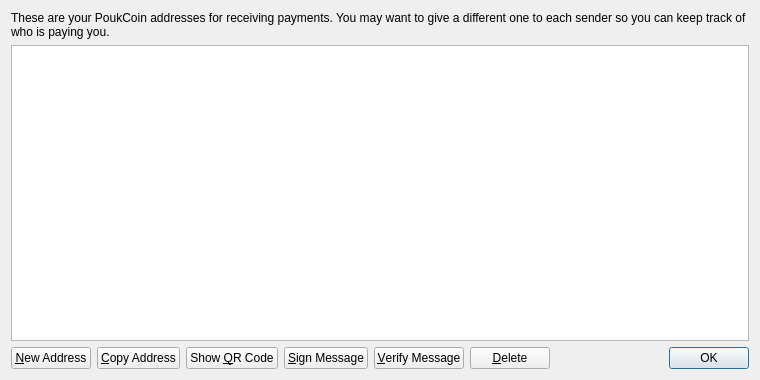
<?xml version="1.0" encoding="UTF-8"?>
<ui version="4.0">
 <class>AddressBookPage</class>
 <widget class="QWidget" name="AddressBookPage">
  <property name="geometry">
   <rect>
    <x>0</x>
    <y>0</y>
    <width>760</width>
    <height>380</height>
   </rect>
  </property>
  <property name="windowTitle">
   <string>Address Book</string>
  </property>
  <layout class="QVBoxLayout" name="verticalLayout">
   <item>
    <widget class="QLabel" name="labelExplanation">
     <property name="text">
      <string>These are your PoukCoin addresses for receiving payments. You may want to give a different one to each sender so you can keep track of who is paying you.</string>
     </property>
     <property name="textFormat">
      <enum>Qt::PlainText</enum>
     </property>
     <property name="wordWrap">
      <bool>true</bool>
     </property>
    </widget>
   </item>
   <item>
    <widget class="QTableView" name="tableView">
     <property name="contextMenuPolicy">
      <enum>Qt::CustomContextMenu</enum>
     </property>
     <property name="toolTip">
      <string>Double-click to edit address or label</string>
     </property>
     <property name="tabKeyNavigation">
      <bool>false</bool>
     </property>
     <property name="alternatingRowColors">
      <bool>true</bool>
     </property>
     <property name="selectionMode">
      <enum>QAbstractItemView::SingleSelection</enum>
     </property>
     <property name="selectionBehavior">
      <enum>QAbstractItemView::SelectRows</enum>
     </property>
     <property name="sortingEnabled">
      <bool>true</bool>
     </property>
     <attribute name="verticalHeaderVisible">
      <bool>false</bool>
     </attribute>
    </widget>
   </item>
   <item>
    <layout class="QHBoxLayout" name="horizontalLayout">
     <item>
      <widget class="QPushButton" name="newAddressButton">
       <property name="toolTip">
        <string>Create a new address</string>
       </property>
       <property name="text">
        <string>&amp;New Address</string>
       </property>
       <property name="icon">
        <iconset resource="../bitcoin.qrc">
         <normaloff>:/icons/add</normaloff>:/icons/add</iconset>
       </property>
      </widget>
     </item>
     <item>
      <widget class="QPushButton" name="copyToClipboard">
       <property name="toolTip">
        <string>Copy the currently selected address to the system clipboard</string>
       </property>
       <property name="text">
        <string>&amp;Copy Address</string>
       </property>
       <property name="icon">
        <iconset resource="../bitcoin.qrc">
         <normaloff>:/icons/editcopy</normaloff>:/icons/editcopy</iconset>
       </property>
      </widget>
     </item>
     <item>
      <widget class="QPushButton" name="showQRCode">
       <property name="text">
        <string>Show &amp;QR Code</string>
       </property>
       <property name="icon">
        <iconset resource="../bitcoin.qrc">
         <normaloff>:/icons/qrcode</normaloff>:/icons/qrcode</iconset>
       </property>
      </widget>
     </item>
     <item>
      <widget class="QPushButton" name="signMessage">
       <property name="toolTip">
        <string>Sign a message to prove you own a Bitcoin address</string>
       </property>
       <property name="text">
        <string>&amp;Sign Message</string>
       </property>
       <property name="icon">
        <iconset resource="../bitcoin.qrc">
         <normaloff>:/icons/edit</normaloff>:/icons/edit</iconset>
       </property>
      </widget>
     </item>
     <item>
      <widget class="QPushButton" name="verifyMessage">
       <property name="toolTip">
        <string>Verify a message to ensure it was signed with a specified Bitcoin address</string>
       </property>
       <property name="text">
        <string>&amp;Verify Message</string>
       </property>
       <property name="icon">
        <iconset resource="../bitcoin.qrc">
         <normaloff>:/icons/transaction_0</normaloff>:/icons/transaction_0</iconset>
       </property>
      </widget>
     </item>
     <item>
      <widget class="QPushButton" name="deleteButton">
       <property name="toolTip">
        <string>Delete the currently selected address from the list. Only sending addresses can be deleted.</string>
       </property>
       <property name="text">
        <string>&amp;Delete</string>
       </property>
       <property name="icon">
        <iconset resource="../bitcoin.qrc">
         <normaloff>:/icons/remove</normaloff>:/icons/remove</iconset>
       </property>
      </widget>
     </item>
     <item>
      <spacer name="horizontalSpacer">
       <property name="orientation">
        <enum>Qt::Horizontal</enum>
       </property>
       <property name="sizeHint" stdset="0">
        <size>
         <width>40</width>
         <height>20</height>
        </size>
       </property>
      </spacer>
     </item>
     <item>
      <widget class="QDialogButtonBox" name="buttonBox">
       <property name="sizePolicy">
        <sizepolicy hsizetype="Maximum" vsizetype="Fixed">
         <horstretch>0</horstretch>
         <verstretch>0</verstretch>
        </sizepolicy>
       </property>
       <property name="standardButtons">
        <set>QDialogButtonBox::Ok</set>
       </property>
      </widget>
     </item>
    </layout>
   </item>
  </layout>
 </widget>
 <resources>
  <include location="../bitcoin.qrc"/>
 </resources>
 <connections/>
</ui>
